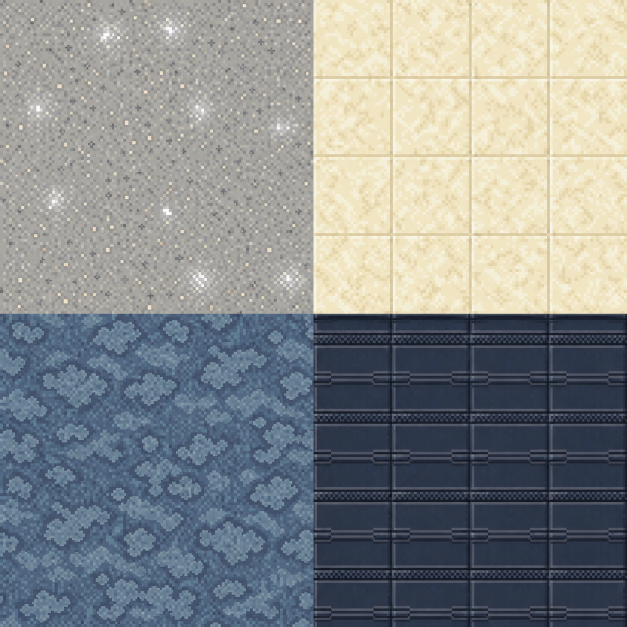
#> input picture game/assets/airport-reference-v2/source/airport-floor-atlas-v2-source.png, 1254 x 1254 px (shown at 1/2 size)
$ python -i pixel_art_finalize.py   (imports and definitions only)
#> lines starting #> are read from the running program, lines starting #| are printed output that depends on the picture
#> further down, picture is the input picture: PIL image 1254x1254 RGB; mean R, G, B 135.4, 139.6, 140.2
"""Shared deterministic finalization for EverrichRPG generated pixel assets."""

from PIL import Image


PROJECT_PALETTE = (
    "0A0912", "0D1825", "132234", "233343", "312D3C", "553B32",
    "FEFBF6", "F6F2E9", "F8E9D6", "F1E4D1", "EACEA9", "D8C0A2", "CEAB7E", "AB9374",
    "083C71", "0E568C", "176FA8", "2C5A6C", "3B8FA8", "73D8D8", "9AF0EA", "D3FFFF",
    "6B4924", "8A642E", "A27847", "D1A14B", "FADBAB",
    "705E4B", "ABA79D", "C1C3BA", "DAD4C9", "F1EBE0",
    "C94F4F", "619788", "D67C9C", "8D6FB2",
)


def _palette_image() -> Image.Image:
    values: list[int] = []
    for color in PROJECT_PALETTE:
        values.extend(int(color[index:index + 2], 16) for index in (0, 2, 4))
    first_color = values[:3]
    while len(values) < 768:
        values.extend(first_color)
    palette = Image.new("P", (1, 1))
    palette.putpalette(values)
    return palette


def quantize_to_project_palette(image: Image.Image, alpha_threshold: int = 144) -> Image.Image:
#> called with alpha_threshold = 144
    rgba = image.convert("RGBA")
    alpha = rgba.getchannel("A").point(lambda value: 255 if value >= alpha_threshold else 0)
#> alpha: PIL image 1254x1254 L; every value is 255
    indexed = rgba.convert("RGB").quantize(
        palette=_palette_image(),
        dither=Image.Dither.NONE,
    )
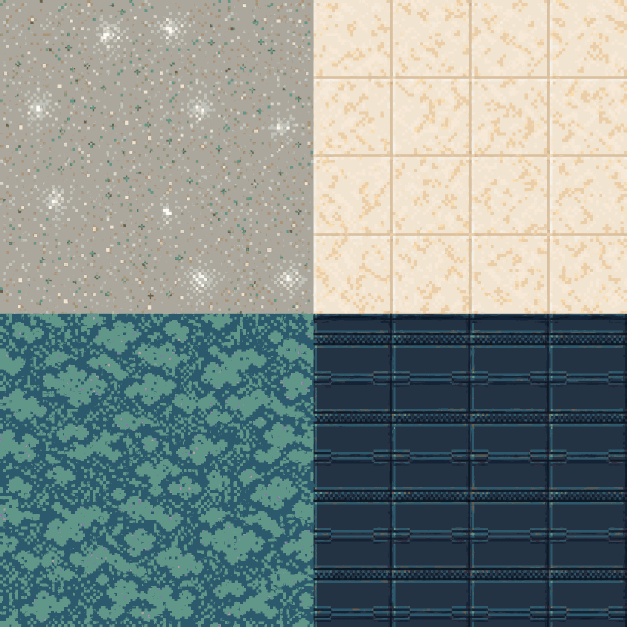
#> indexed: PIL image 1254x1254 P (shown at 1/2 size); mean R, G, B 129.6, 141.7, 137.8
    result = indexed.convert("RGBA")
    result.putalpha(alpha)
    return result

>>> from PIL import Image
>>> picture = Image.open('../game/assets/airport-reference-v2/source/airport-floor-atlas-v2-source.png')
>>> result = quantize_to_project_palette(picture)

$ run again, on game/assets/airport-reference-v2/source/beauty-display-island-v2-source.png
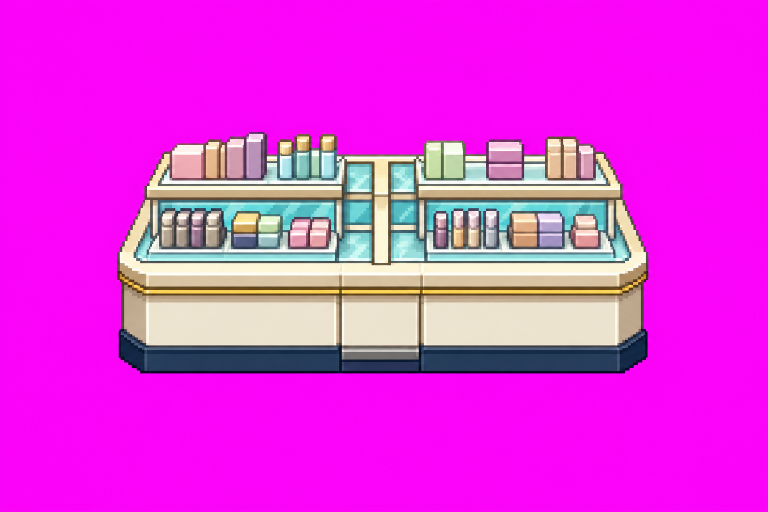
#> input picture game/assets/airport-reference-v2/source/beauty-display-island-v2-source.png, 1536 x 1024 px (shown at 1/2 size)
#> picture is the input picture: PIL image 1536x1024 RGB; mean R, G, B 226.3, 52, 221.2
#> alpha: PIL image 1536x1024 L; every value is 255
#> in quantize_to_project_palette, `indexed = rgba.convert("RGB").quantize( palette=_palette_image(), dith..`:
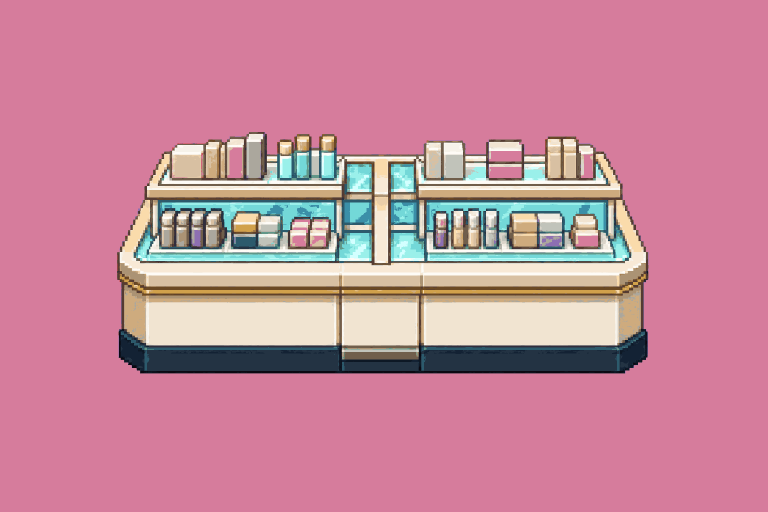
#> indexed: PIL image 1536x1024 P (shown at 1/2 size); mean R, G, B 200.2, 136.6, 155.4

$ run again, on game/assets/airport-reference-v2/source/curved-duty-free-storefront-v2-source.png
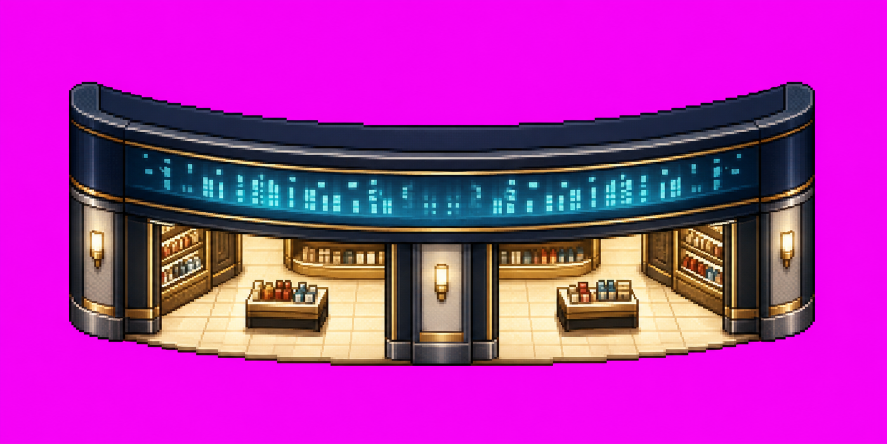
#> input picture game/assets/airport-reference-v2/source/curved-duty-free-storefront-v2-source.png, 1774 x 887 px (shown at 1/2 size)
#> picture is the input picture: PIL image 1774x887 RGB; mean R, G, B 175.3, 45.2, 170.8
#> alpha: PIL image 1774x887 L; every value is 255
#> in quantize_to_project_palette, `indexed = rgba.convert("RGB").quantize( palette=_palette_image(), dith..`:
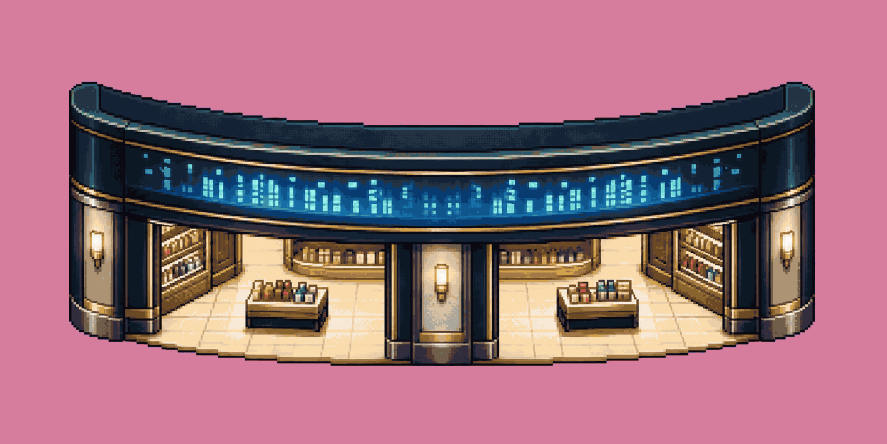
#> indexed: PIL image 1774x887 P (shown at 1/2 size); mean R, G, B 157, 108.9, 123.8

$ run again, on game/assets/airport-reference-v2/source/digital-map-kiosk-v2-source.png
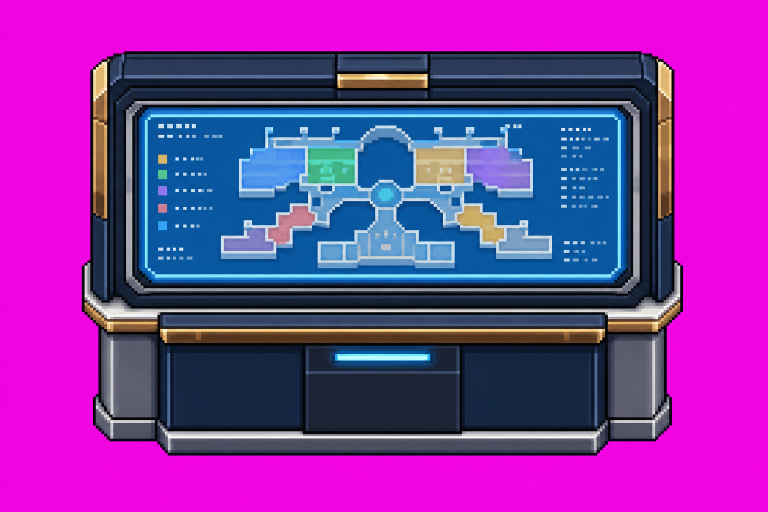
#> input picture game/assets/airport-reference-v2/source/digital-map-kiosk-v2-source.png, 1536 x 1024 px (shown at 1/2 size)
#> picture is the input picture: PIL image 1536x1024 RGB; mean R, G, B 132.2, 51.3, 159.4
#> alpha: PIL image 1536x1024 L; every value is 255
#> in quantize_to_project_palette, `indexed = rgba.convert("RGB").quantize( palette=_palette_image(), dith..`:
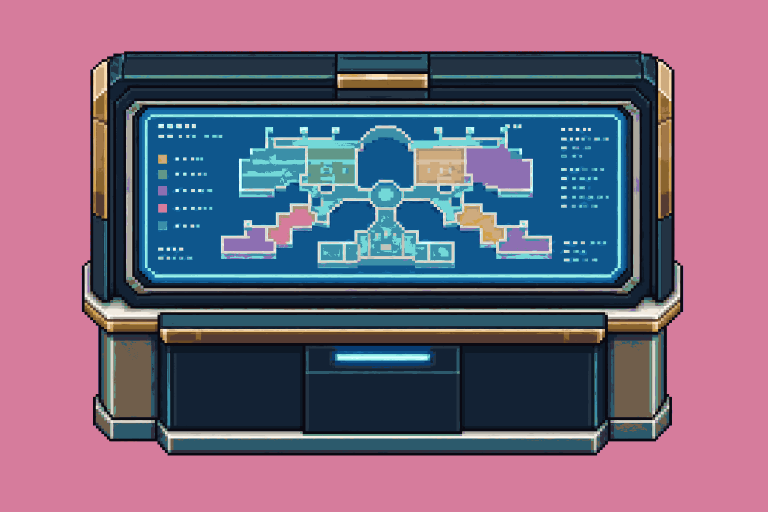
#> indexed: PIL image 1536x1024 P (shown at 1/2 size); mean R, G, B 121, 101.2, 124.8
